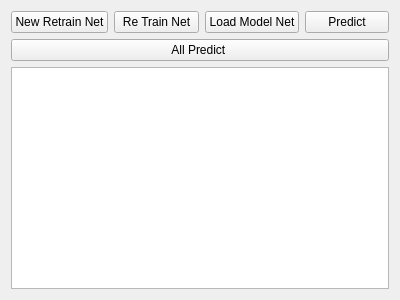
<?xml version="1.0" encoding="UTF-8"?>
<ui version="4.0">
 <class>GuiNeuralNetwork</class>
 <widget class="QWidget" name="GuiNeuralNetwork">
  <property name="geometry">
   <rect>
    <x>0</x>
    <y>0</y>
    <width>400</width>
    <height>300</height>
   </rect>
  </property>
  <property name="windowTitle">
   <string>GuiNeuralNetwork</string>
  </property>
  <layout class="QVBoxLayout" name="verticalLayout">
   <item>
    <layout class="QHBoxLayout" name="horizontalLayout">
     <item>
      <widget class="QPushButton" name="btn_newretrainnet">
       <property name="text">
        <string>New Retrain Net</string>
       </property>
      </widget>
     </item>
     <item>
      <widget class="QPushButton" name="btn_ReTrainNet">
       <property name="text">
        <string>Re Train Net</string>
       </property>
      </widget>
     </item>
     <item>
      <widget class="QPushButton" name="btn_LoadModelNet">
       <property name="text">
        <string>Load Model Net</string>
       </property>
      </widget>
     </item>
     <item>
      <widget class="QPushButton" name="btn_Predict">
       <property name="text">
        <string>Predict</string>
       </property>
      </widget>
     </item>
    </layout>
   </item>
   <item>
    <widget class="QPushButton" name="btn_allpredict">
     <property name="text">
      <string>All Predict </string>
     </property>
    </widget>
   </item>
   <item>
    <widget class="QTextEdit" name="textEdit">
     <property name="font">
      <font>
       <pointsize>15</pointsize>
       <weight>75</weight>
       <bold>true</bold>
      </font>
     </property>
    </widget>
   </item>
  </layout>
 </widget>
 <layoutdefault spacing="6" margin="11"/>
 <resources/>
 <connections/>
</ui>
